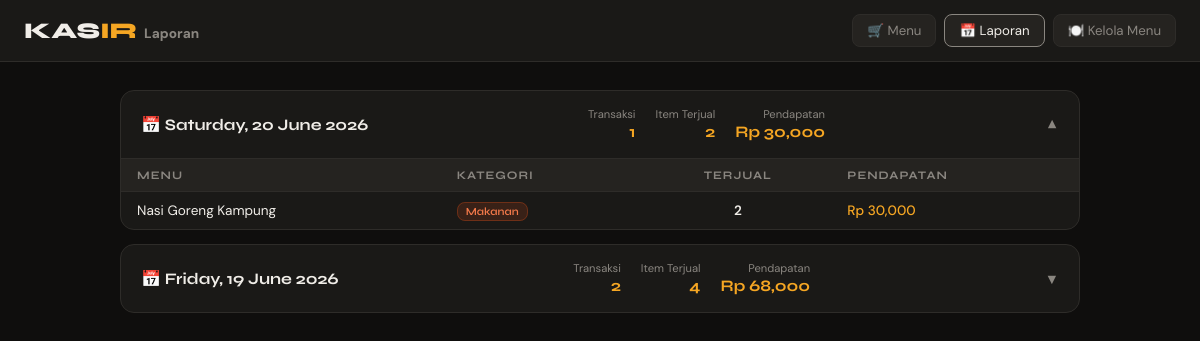
Screenshot of /laporan with the database file from the repository.
### app.py (models this page shows, shortened)
class TransaksiHarian(db.Model):
    __tablename__ = 'transaksi_harian'
    id = db.Column(db.Integer, primary_key=True)
    tanggal = db.Column(db.Date, unique=True, nullable=False, default=date.today)
    total_pesanan = db.Column(db.Integer, default=0)       # jumlah transaksi
    total_item = db.Column(db.Integer, default=0)          # total item terjual
    pendapatan = db.Column(db.Float, default=0)            # total uang
    detail_menu = db.Column(db.Text, default='{}')         # JSON: {menu_id: {nama, jumlah, pendapatan}}
    def get_detail(self):
        return json.loads(self.detail_menu or '{}')

### app.py (the view)
@app.route('/laporan')
def laporan():
    transaksi_list = TransaksiHarian.query.order_by(TransaksiHarian.tanggal.desc()).limit(30).all()
    return render_template('laporan.html', transaksi_list=transaksi_list)

### templates/laporan.html (shortened to what this page needs)
<!DOCTYPE html>
<html lang="id">
<head>
</head>
<body>
<header>
  <div class="logo">KAS<span>IR</span> <span style="color:var(--muted);font-size:.85rem;font-family:'DM Sans',sans-serif;">Laporan</span></div>
  <nav>
    <a href="/">🛒 Menu</a>
    <a href="/laporan" class="aktif">📅 Laporan</a>
    <a href="/admin/menu">🍽️ Kelola Menu</a>
  </nav>
</header>
<div class="container">
  {% if transaksi_list %}
    {% for t in transaksi_list %}
    <div class="hari-card" id="card-{{ loop.index }}">
      <div class="hari-header" onclick="toggleCard('card-{{ loop.index }}')">
        <div class="hari-tanggal">📅 {{ t.tanggal.strftime('%A, %d %B %Y') }}</div>
        <div class="hari-stats">
          <div class="hari-stat">
            <span class="label">Transaksi</span>
            <span class="nilai">{{ t.total_pesanan }}</span>
          </div>
          <div class="hari-stat">
            <span class="label">Item Terjual</span>
            <span class="nilai">{{ t.total_item }}</span>
          </div>
          <div class="hari-stat">
            <span class="label">Pendapatan</span>
            <span class="nilai">Rp {{ "{:,.0f}".format(t.pendapatan) }}</span>
          </div>
        </div>
        <span class="chevron">▼</span>
      </div>
      <div class="hari-body">
        {% set detail = t.get_detail() %}
        {% if detail %}
        <table>
          <thead>
            <tr>
              <th>Menu</th>
              <th>Kategori</th>
              <th style="text-align:center;">Terjual</th>
              <th>Pendapatan</th>
            </tr>
          </thead>
          <tbody>
            {% for mid, info in detail.items() %}
            <tr>
              <td>{{ info.nama }}</td>
              <td>
                <span class="kat-badge kat-{{ info.kategori | lower }}">{{ info.kategori }}</span>
              </td>
              <td class="col-qty">{{ info.jumlah }}</td>
              <td class="col-harga">Rp {{ "{:,.0f}".format(info.pendapatan) }}</td>
            </tr>
            {% endfor %}
          </tbody>
        </table>
        {% else %}
        <div style="padding:20px;text-align:center;color:var(--muted);font-size:.85rem;">Tidak ada detail</div>
        {% endif %}
      </div>
    </div>
    {% endfor %}
  {% else %}
  <div class="empty-state">
    <div style="font-size:3rem;margin-bottom:12px;">📊</div>
    Belum ada data laporan harian
  </div>
  {% endif %}
</div>
</body>
</html>

### templates/laporan.html (style rules this page uses)
:root { --bg:#0f0e0d; --surface:#1a1917; --surface2:#252320; --accent:#f5a623; --text:#f0ede8; --muted:#8a8680; --border:#2e2c29; --success:#4caf7d; }
* { margin:0; padding:0; box-sizing:border-box; }
body { background:var(--bg); color:var(--text); font-family:'DM Sans',sans-serif; }
header { background:var(--surface); border-bottom:1px solid var(--border); padding:14px 24px; display:flex; align-items:center; justify-content:space-between; }
.logo { font-family:'Syne',sans-serif; font-weight:800; font-size:1.4rem; }
.logo span { color:var(--accent); }
nav { display:flex; gap:8px; }
nav a { color:var(--muted); text-decoration:none; font-size:0.83rem; padding:7px 14px; border-radius:8px; border:1px solid var(--border); background:var(--surface2); transition:all .2s; }
nav a:hover, nav a.aktif { color:var(--text); border-color:var(--muted); }
.container { max-width:1000px; margin:0 auto; padding:28px 20px; }
.hari-card { background:var(--surface); border:1px solid var(--border); border-radius:14px; margin-bottom:14px; overflow:hidden; }
.hari-header { display:flex; align-items:center; justify-content:space-between; padding:16px 20px; cursor:pointer; user-select:none; transition:background .2s; }
.hari-tanggal { font-family:'Syne',sans-serif; font-weight:700; font-size:1rem; }
.hari-stats { display:flex; gap:20px; }
.hari-stat { text-align:right; }
.hari-stat .label { font-size:0.7rem; color:var(--muted); display:block; }
.hari-stat .nilai { font-family:'Syne',sans-serif; font-weight:700; color:var(--accent); }
.chevron { color:var(--muted); transition:transform .3s; font-size:0.9rem; }
.hari-card.open .chevron { transform:rotate(180deg); }
.hari-body { display:none; border-top:1px solid var(--border); }
.hari-card.open .hari-body { display:block; }
table { width:100%; border-collapse:collapse; }
th { background:var(--surface2); color:var(--muted); font-size:0.72rem; font-family:'Syne',sans-serif; letter-spacing:1px; text-transform:uppercase; padding:9px 16px; text-align:left; }
td { padding:10px 16px; font-size:0.85rem; border-top:1px solid var(--border); }
.kat-badge { font-size:0.68rem; padding:2px 8px; border-radius:8px; font-family:'Syne',sans-serif; font-weight:600; }
.kat-makanan { background:rgba(232,82,26,.15); color:#f57a4a; border:1px solid rgba(232,82,26,.3); }
.col-harga { color:var(--accent); font-weight:500; }
.col-qty { text-align:center; font-weight:600; }

### rows the page displays
TransaksiHarian: tanggal "Saturday, 20 June 2026", total_pesanan "1", total_item "2", pendapatan "30,000", nama "Nasi Goreng Kampung", kategori "Makanan", jumlah "2", pendapatan "30,000"
TransaksiHarian: tanggal "Friday, 19 June 2026", total_pesanan "2", total_item "4", pendapatan "68,000"
